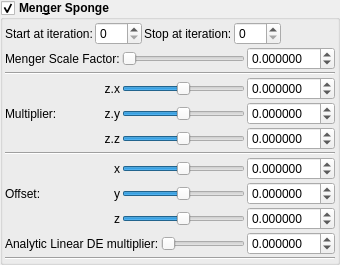
    <widget class="MyGroupBox" name="groupCheck_transf_function_enabledM_false">
     <property name="font">
      <font>
       <weight>75</weight>
       <bold>true</bold>
      </font>
     </property>
     <property name="toolTip">
      <string/>
     </property>
     <property name="title">
      <string>Men&amp;ger Sponge</string>
     </property>
     <property name="checkable">
      <bool>true</bool>
     </property>
     <layout class="QVBoxLayout" name="verticalLayout_30" stretch="0,0,0">
      <property name="spacing">
       <number>2</number>
      </property>
      <property name="leftMargin">
       <number>2</number>
      </property>
      <property name="topMargin">
       <number>2</number>
      </property>
      <property name="rightMargin">
       <number>2</number>
      </property>
      <property name="bottomMargin">
       <number>2</number>
      </property>
      <item>
       <layout class="QGridLayout" name="gridLayout_14">
        <item row="0" column="3">
         <widget class="MySpinBox" name="spinboxInt_transf_stop_iterations_M">
          <property name="sizePolicy">
           <sizepolicy hsizetype="Minimum" vsizetype="Maximum">
            <horstretch>0</horstretch>
            <verstretch>0</verstretch>
           </sizepolicy>
          </property>
          <property name="font">
           <font>
            <weight>50</weight>
            <bold>false</bold>
           </font>
          </property>
          <property name="maximum">
           <number>250</number>
          </property>
         </widget>
        </item>
        <item row="0" column="2">
         <widget class="QLabel" name="label_252">
          <property name="font">
           <font>
            <weight>50</weight>
            <bold>false</bold>
           </font>
          </property>
          <property name="text">
           <string>Stop at iteration:</string>
          </property>
         </widget>
        </item>
        <item row="0" column="4">
         <spacer name="horizontalSpacer_2">
          <property name="orientation">
           <enum>Qt::Horizontal</enum>
          </property>
          <property name="sizeHint" stdset="0">
           <size>
            <width>40</width>
            <height>2</height>
           </size>
          </property>
         </spacer>
        </item>
        <item row="0" column="1">
         <widget class="MySpinBox" name="spinboxInt_transf_start_iterations_M">
          <property name="sizePolicy">
           <sizepolicy hsizetype="Minimum" vsizetype="Maximum">
            <horstretch>0</horstretch>
            <verstretch>0</verstretch>
           </sizepolicy>
          </property>
          <property name="font">
           <font>
            <weight>50</weight>
            <bold>false</bold>
           </font>
          </property>
          <property name="maximum">
           <number>250</number>
          </property>
         </widget>
        </item>
        <item row="0" column="0">
         <widget class="QLabel" name="label_67">
          <property name="font">
           <font>
            <weight>50</weight>
            <bold>false</bold>
           </font>
          </property>
          <property name="text">
           <string>Start at iteration:</string>
          </property>
         </widget>
        </item>
       </layout>
      </item>
      <item>
       <layout class="QGridLayout" name="gridLayout_64">
        <property name="spacing">
         <number>2</number>
        </property>
        <item row="9" column="5">
         <widget class="MyDoubleSpinBox" name="spinbox_transf_scaleA_1">
          <property name="sizePolicy">
           <sizepolicy hsizetype="Minimum" vsizetype="Maximum">
            <horstretch>0</horstretch>
            <verstretch>0</verstretch>
           </sizepolicy>
          </property>
          <property name="font">
           <font>
            <weight>50</weight>
            <bold>false</bold>
           </font>
          </property>
          <property name="prefix">
           <string/>
          </property>
          <property name="suffix">
           <string/>
          </property>
          <property name="decimals">
           <number>6</number>
          </property>
          <property name="minimum">
           <double>-99.989999999999995</double>
          </property>
          <property name="maximum">
           <double>99.989999999999995</double>
          </property>
          <property name="singleStep">
           <double>0.100000000000000</double>
          </property>
         </widget>
        </item>
        <item row="4" column="5">
         <widget class="MyDoubleSpinBox" name="spinbox3_transf_constant_multiplierA_111_z">
          <property name="sizePolicy">
           <sizepolicy hsizetype="Minimum" vsizetype="Maximum">
            <horstretch>0</horstretch>
            <verstretch>0</verstretch>
           </sizepolicy>
          </property>
          <property name="font">
           <font>
            <weight>50</weight>
            <bold>false</bold>
           </font>
          </property>
          <property name="prefix">
           <string/>
          </property>
          <property name="suffix">
           <string/>
          </property>
          <property name="decimals">
           <number>6</number>
          </property>
          <property name="minimum">
           <double>-99.989999999999995</double>
          </property>
          <property name="maximum">
           <double>99.989999999999995</double>
          </property>
          <property name="singleStep">
           <double>0.100000000000000</double>
          </property>
         </widget>
        </item>
        <item row="2" column="1" rowspan="3">
         <widget class="QLabel" name="label_91">
          <property name="font">
           <font>
            <weight>50</weight>
            <bold>false</bold>
           </font>
          </property>
          <property name="text">
           <string>Multiplier:</string>
          </property>
         </widget>
        </item>
        <item row="6" column="2">
         <widget class="QLabel" name="label_120">
          <property name="font">
           <font>
            <weight>50</weight>
            <bold>false</bold>
           </font>
          </property>
          <property name="text">
           <string notr="true">x</string>
          </property>
          <property name="alignment">
           <set>Qt::AlignRight|Qt::AlignTrailing|Qt::AlignVCenter</set>
          </property>
         </widget>
        </item>
        <item row="1" column="1" colspan="5">
         <widget class="Line" name="line_57">
          <property name="orientation">
           <enum>Qt::Horizontal</enum>
          </property>
         </widget>
        </item>
        <item row="3" column="5">
         <widget class="MyDoubleSpinBox" name="spinbox3_transf_constant_multiplierA_111_y">
          <property name="sizePolicy">
           <sizepolicy hsizetype="Minimum" vsizetype="Maximum">
            <horstretch>0</horstretch>
            <verstretch>0</verstretch>
           </sizepolicy>
          </property>
          <property name="font">
           <font>
            <weight>50</weight>
            <bold>false</bold>
           </font>
          </property>
          <property name="prefix">
           <string/>
          </property>
          <property name="suffix">
           <string/>
          </property>
          <property name="decimals">
           <number>6</number>
          </property>
          <property name="minimum">
           <double>-99.989999999999995</double>
          </property>
          <property name="maximum">
           <double>99.989999999999995</double>
          </property>
          <property name="singleStep">
           <double>0.100000000000000</double>
          </property>
         </widget>
        </item>
        <item row="5" column="1" colspan="5">
         <widget class="Line" name="line_56">
          <property name="orientation">
           <enum>Qt::Horizontal</enum>
          </property>
         </widget>
        </item>
        <item row="2" column="2">
         <widget class="QLabel" name="label_93">
          <property name="font">
           <font>
            <weight>50</weight>
            <bold>false</bold>
           </font>
          </property>
          <property name="text">
           <string notr="true">z.x</string>
          </property>
          <property name="alignment">
           <set>Qt::AlignRight|Qt::AlignTrailing|Qt::AlignVCenter</set>
          </property>
          <property name="wordWrap">
           <bool>true</bool>
          </property>
         </widget>
        </item>
        <item row="7" column="2">
         <widget class="QLabel" name="label_121">
          <property name="font">
           <font>
            <weight>50</weight>
            <bold>false</bold>
           </font>
          </property>
          <property name="text">
           <string notr="true">y</string>
          </property>
          <property name="alignment">
           <set>Qt::AlignRight|Qt::AlignTrailing|Qt::AlignVCenter</set>
          </property>
         </widget>
        </item>
        <item row="8" column="5">
         <widget class="MyDoubleSpinBox" name="spinbox3_transf_addition_constantA_000_z">
          <property name="sizePolicy">
           <sizepolicy hsizetype="Minimum" vsizetype="Maximum">
            <horstretch>0</horstretch>
            <verstretch>0</verstretch>
           </sizepolicy>
          </property>
          <property name="font">
           <font>
            <weight>50</weight>
            <bold>false</bold>
           </font>
          </property>
          <property name="prefix">
           <string/>
          </property>
          <property name="suffix">
           <string/>
          </property>
          <property name="decimals">
           <number>6</number>
          </property>
          <property name="minimum">
           <double>-99.989999999999995</double>
          </property>
          <property name="maximum">
           <double>99.989999999999995</double>
          </property>
          <property name="singleStep">
           <double>0.100000000000000</double>
          </property>
         </widget>
        </item>
        <item row="6" column="5">
         <widget class="MyDoubleSpinBox" name="spinbox3_transf_addition_constantA_000_x">
          <property name="sizePolicy">
           <sizepolicy hsizetype="Minimum" vsizetype="Maximum">
            <horstretch>0</horstretch>
            <verstretch>0</verstretch>
           </sizepolicy>
          </property>
          <property name="font">
           <font>
            <weight>50</weight>
            <bold>false</bold>
           </font>
          </property>
          <property name="prefix">
           <string/>
          </property>
          <property name="suffix">
           <string/>
          </property>
          <property name="decimals">
           <number>6</number>
          </property>
          <property name="minimum">
           <double>-99.989999999999995</double>
          </property>
          <property name="maximum">
           <double>99.989999999999995</double>
          </property>
          <property name="singleStep">
           <double>0.100000000000000</double>
          </property>
         </widget>
        </item>
        <item row="7" column="5">
         <widget class="MyDoubleSpinBox" name="spinbox3_transf_addition_constantA_000_y">
          <property name="sizePolicy">
           <sizepolicy hsizetype="Minimum" vsizetype="Maximum">
            <horstretch>0</horstretch>
            <verstretch>0</verstretch>
           </sizepolicy>
          </property>
          <property name="font">
           <font>
            <weight>50</weight>
            <bold>false</bold>
           </font>
          </property>
          <property name="prefix">
           <string/>
          </property>
          <property name="suffix">
           <string/>
          </property>
          <property name="decimals">
           <number>6</number>
          </property>
          <property name="minimum">
           <double>-99.989999999999995</double>
          </property>
          <property name="maximum">
           <double>99.989999999999995</double>
          </property>
          <property name="singleStep">
           <double>0.100000000000000</double>
          </property>
         </widget>
        </item>
        <item row="8" column="2">
         <widget class="QLabel" name="label_122">
          <property name="font">
           <font>
            <weight>50</weight>
            <bold>false</bold>
           </font>
          </property>
          <property name="text">
           <string notr="true">z</string>
          </property>
          <property name="alignment">
           <set>Qt::AlignRight|Qt::AlignTrailing|Qt::AlignVCenter</set>
          </property>
         </widget>
        </item>
        <item row="0" column="1" colspan="2">
         <widget class="QLabel" name="label_64">
          <property name="font">
           <font>
            <weight>50</weight>
            <bold>false</bold>
           </font>
          </property>
          <property name="text">
           <string>Menger Scale Factor:</string>
          </property>
         </widget>
        </item>
        <item row="0" column="5">
         <widget class="MyDoubleSpinBox" name="spinbox_transf_scale_3">
          <property name="sizePolicy">
           <sizepolicy hsizetype="Minimum" vsizetype="Maximum">
            <horstretch>0</horstretch>
            <verstretch>0</verstretch>
           </sizepolicy>
          </property>
          <property name="font">
           <font>
            <weight>50</weight>
            <bold>false</bold>
           </font>
          </property>
          <property name="prefix">
           <string/>
          </property>
          <property name="suffix">
           <string/>
          </property>
          <property name="decimals">
           <number>6</number>
          </property>
          <property name="minimum">
           <double>-99.989999999999995</double>
          </property>
          <property name="maximum">
           <double>99.989999999999995</double>
          </property>
          <property name="singleStep">
           <double>0.100000000000000</double>
          </property>
         </widget>
        </item>
        <item row="4" column="2">
         <widget class="QLabel" name="label_98">
          <property name="font">
           <font>
            <weight>50</weight>
            <bold>false</bold>
           </font>
          </property>
          <property name="text">
           <string notr="true">z.z</string>
          </property>
          <property name="alignment">
           <set>Qt::AlignRight|Qt::AlignTrailing|Qt::AlignVCenter</set>
          </property>
         </widget>
        </item>
        <item row="2" column="5">
         <widget class="MyDoubleSpinBox" name="spinbox3_transf_constant_multiplierA_111_x">
          <property name="sizePolicy">
           <sizepolicy hsizetype="Minimum" vsizetype="Maximum">
            <horstretch>0</horstretch>
            <verstretch>0</verstretch>
           </sizepolicy>
          </property>
          <property name="font">
           <font>
            <weight>50</weight>
            <bold>false</bold>
           </font>
          </property>
          <property name="prefix">
           <string/>
          </property>
          <property name="suffix">
           <string/>
          </property>
          <property name="decimals">
           <number>6</number>
          </property>
          <property name="minimum">
           <double>-99.989999999999995</double>
          </property>
          <property name="maximum">
           <double>99.989999999999995</double>
          </property>
          <property name="singleStep">
           <double>0.100000000000000</double>
          </property>
         </widget>
        </item>
        <item row="9" column="1" colspan="3">
         <widget class="QLabel" name="label_176">
          <property name="font">
           <font>
            <weight>50</weight>
            <bold>false</bold>
           </font>
          </property>
          <property name="text">
           <string>Analytic Linear DE multiplier:</string>
          </property>
         </widget>
        </item>
        <item row="6" column="1" rowspan="3">
         <widget class="QLabel" name="label_255">
          <property name="font">
           <font>
            <weight>50</weight>
            <bold>false</bold>
           </font>
          </property>
          <property name="text">
           <string>Offset:</string>
          </property>
         </widget>
        </item>
        <item row="3" column="2">
         <widget class="QLabel" name="label_90">
          <property name="font">
           <font>
            <weight>50</weight>
            <bold>false</bold>
           </font>
          </property>
          <property name="text">
           <string notr="true">z.y</string>
          </property>
          <property name="alignment">
           <set>Qt::AlignRight|Qt::AlignTrailing|Qt::AlignVCenter</set>
          </property>
         </widget>
        </item>
        <item row="9" column="4">
         <widget class="QSlider" name="slider_transf_scaleA_1">
          <property name="sizePolicy">
           <sizepolicy hsizetype="Expanding" vsizetype="Maximum">
            <horstretch>0</horstretch>
            <verstretch>0</verstretch>
           </sizepolicy>
          </property>
          <property name="minimum">
           <number>0</number>
          </property>
          <property name="maximum">
           <number>2000000</number>
          </property>
          <property name="value">
           <number>0</number>
          </property>
          <property name="sliderPosition">
           <number>0</number>
          </property>
          <property name="orientation">
           <enum>Qt::Horizontal</enum>
          </property>
         </widget>
        </item>
        <item row="0" column="3" colspan="2">
         <widget class="QSlider" name="slider_transf_scale_3">
          <property name="sizePolicy">
           <sizepolicy hsizetype="Preferred" vsizetype="Preferred">
            <horstretch>0</horstretch>
            <verstretch>0</verstretch>
           </sizepolicy>
          </property>
          <property name="minimum">
           <number>0</number>
          </property>
          <property name="maximum">
           <number>10000000</number>
          </property>
          <property name="singleStep">
           <number>1</number>
          </property>
          <property name="orientation">
           <enum>Qt::Horizontal</enum>
          </property>
         </widget>
        </item>
        <item row="2" column="3" colspan="2">
         <widget class="QSlider" name="slider3_transf_constant_multiplierA_111_x">
          <property name="sizePolicy">
           <sizepolicy hsizetype="Preferred" vsizetype="Preferred">
            <horstretch>0</horstretch>
            <verstretch>0</verstretch>
           </sizepolicy>
          </property>
          <property name="minimum">
           <number>-5000000</number>
          </property>
          <property name="maximum">
           <number>5000000</number>
          </property>
          <property name="singleStep">
           <number>1</number>
          </property>
          <property name="orientation">
           <enum>Qt::Horizontal</enum>
          </property>
         </widget>
        </item>
        <item row="3" column="3" colspan="2">
         <widget class="QSlider" name="slider3_transf_constant_multiplierA_111_y">
          <property name="sizePolicy">
           <sizepolicy hsizetype="Expanding" vsizetype="Maximum">
            <horstretch>0</horstretch>
            <verstretch>0</verstretch>
           </sizepolicy>
          </property>
          <property name="minimum">
           <number>-5000000</number>
          </property>
          <property name="maximum">
           <number>5000000</number>
          </property>
          <property name="singleStep">
           <number>1</number>
          </property>
          <property name="orientation">
           <enum>Qt::Horizontal</enum>
          </property>
         </widget>
        </item>
        <item row="4" column="3" colspan="2">
         <widget class="QSlider" name="slider3_transf_constant_multiplierA_111_z">
          <property name="sizePolicy">
           <sizepolicy hsizetype="Expanding" vsizetype="Maximum">
            <horstretch>0</horstretch>
            <verstretch>0</verstretch>
           </sizepolicy>
          </property>
          <property name="minimum">
           <number>-5000000</number>
          </property>
          <property name="maximum">
           <number>5000000</number>
          </property>
          <property name="singleStep">
           <number>1</number>
          </property>
          <property name="orientation">
           <enum>Qt::Horizontal</enum>
          </property>
         </widget>
        </item>
        <item row="6" column="3" colspan="2">
         <widget class="QSlider" name="slider3_transf_addition_constantA_000_x">
          <property name="sizePolicy">
           <sizepolicy hsizetype="Preferred" vsizetype="Preferred">
            <horstretch>0</horstretch>
            <verstretch>0</verstretch>
           </sizepolicy>
          </property>
          <property name="minimum">
           <number>-5000000</number>
          </property>
          <property name="maximum">
           <number>5000000</number>
          </property>
          <property name="singleStep">
           <number>1</number>
          </property>
          <property name="orientation">
           <enum>Qt::Horizontal</enum>
          </property>
         </widget>
        </item>
        <item row="7" column="3" colspan="2">
         <widget class="QSlider" name="slider3_transf_addition_constantA_000_y">
          <property name="sizePolicy">
           <sizepolicy hsizetype="Expanding" vsizetype="Maximum">
            <horstretch>0</horstretch>
            <verstretch>0</verstretch>
           </sizepolicy>
          </property>
          <property name="minimum">
           <number>-5000000</number>
          </property>
          <property name="maximum">
           <number>5000000</number>
          </property>
          <property name="singleStep">
           <number>1</number>
          </property>
          <property name="orientation">
           <enum>Qt::Horizontal</enum>
          </property>
         </widget>
        </item>
        <item row="8" column="3" colspan="2">
         <widget class="QSlider" name="slider3_transf_addition_constantA_000_z">
          <property name="sizePolicy">
           <sizepolicy hsizetype="Expanding" vsizetype="Maximum">
            <horstretch>0</horstretch>
            <verstretch>0</verstretch>
           </sizepolicy>
          </property>
          <property name="minimum">
           <number>-5000000</number>
          </property>
          <property name="maximum">
           <number>5000000</number>
          </property>
          <property name="singleStep">
           <number>1</number>
          </property>
          <property name="orientation">
           <enum>Qt::Horizontal</enum>
          </property>
         </widget>
        </item>
       </layout>
      </item>
      <item>
       <widget class="Line" name="line_5">
        <property name="orientation">
         <enum>Qt::Horizontal</enum>
        </property>
       </widget>
      </item>
     </layout>
    </widget>
